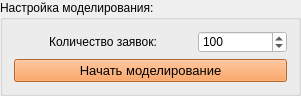
   <widget class="QGroupBox" name="groupBoxSettings">
    <property name="geometry">
     <rect>
      <x>300</x>
      <y>260</y>
      <width>301</width>
      <height>88</height>
     </rect>
    </property>
    <property name="styleSheet">
     <string notr="true">font: 10pt &quot;MS Shell Dlg 2&quot;;</string>
    </property>
    <property name="title">
     <string>Настройка моделирования:</string>
    </property>
    <layout class="QVBoxLayout" name="verticalLayout_3">
     <item>
      <layout class="QHBoxLayout" name="hLayoutSettingsCount" stretch="2,1">
       <item>
        <widget class="QLabel" name="labelSettingsCount">
         <property name="text">
          <string>Количество заявок:</string>
         </property>
         <property name="alignment">
          <set>Qt::AlignCenter</set>
         </property>
        </widget>
       </item>
       <item>
        <widget class="QSpinBox" name="spinBoxSettingsCount">
         <property name="styleSheet">
          <string notr="true">background-color: rgb(255, 255, 255);</string>
         </property>
         <property name="maximum">
          <number>99999</number>
         </property>
         <property name="value">
          <number>100</number>
         </property>
        </widget>
       </item>
      </layout>
     </item>
     <item>
      <widget class="QPushButton" name="pushButtonSettingsStart">
       <property name="font">
        <font>
         <family>MS Shell Dlg 2</family>
         <pointsize>10</pointsize>
         <weight>50</weight>
         <italic>false</italic>
         <bold>false</bold>
        </font>
       </property>
       <property name="styleSheet">
        <string notr="true">background-color: rgb(255, 142, 60);</string>
       </property>
       <property name="text">
        <string>Начать моделирование</string>
       </property>
      </widget>
     </item>
    </layout>
   </widget>
